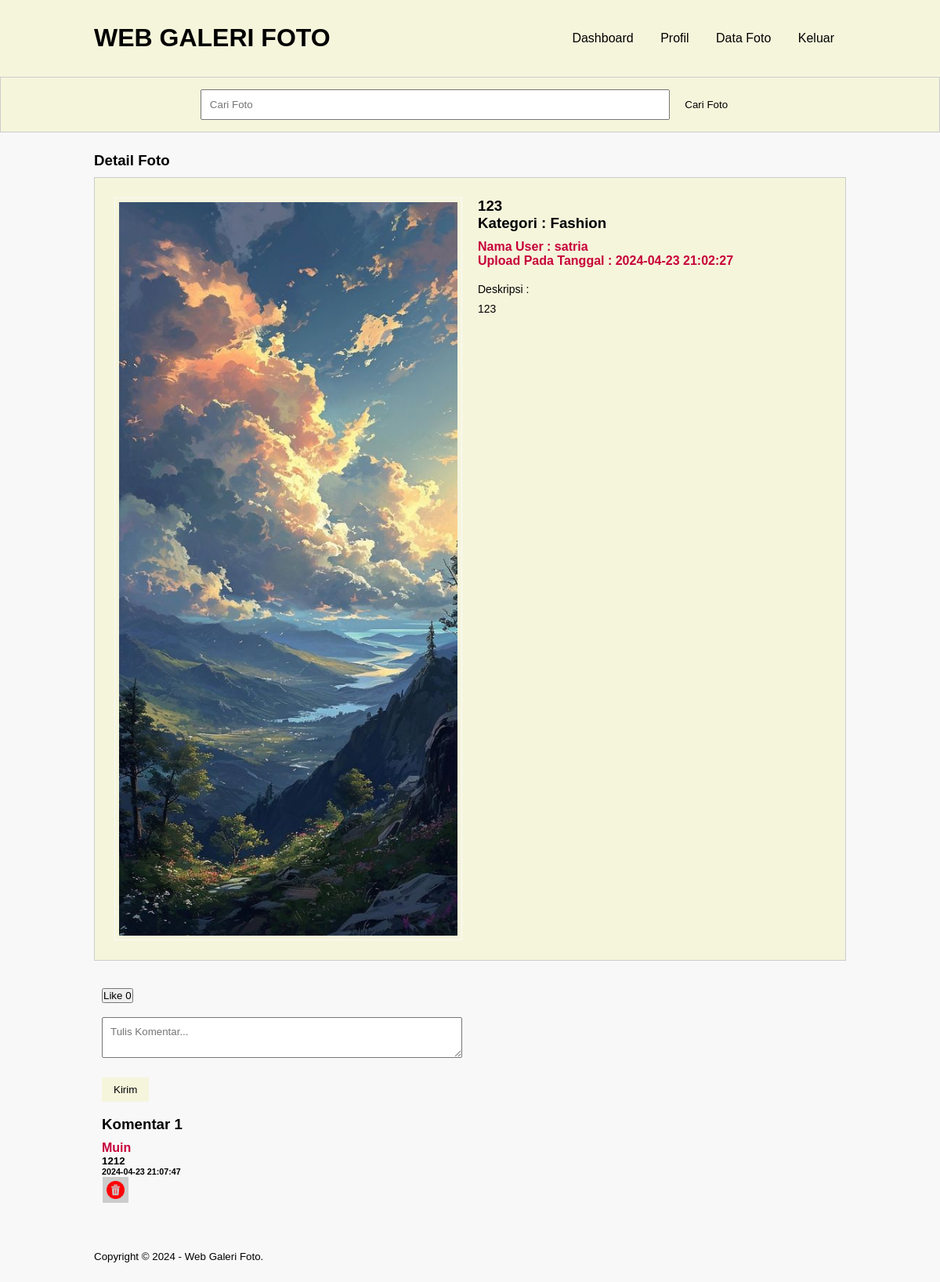
The page /detail-image-dashboard.php?id=63 (signed in) on the database its author committed.
### tables this page shows
CREATE TABLE `tb_image` (
  `image_id` int(11) NOT NULL,
  `category_id` int(11) NOT NULL,
  `category_name` varchar(100) NOT NULL,
  `admin_id` int(11) NOT NULL,
  `admin_name` varchar(100) NOT NULL,
  `image_name` varchar(100) NOT NULL,
  `image_description` text NOT NULL,
  `image` varchar(100) NOT NULL,
  `image_status` tinyint(1) NOT NULL,
  `date_created` timestamp NOT NULL DEFAULT CURRENT_TIMESTAMP ON UPDATE CURRENT_TIMESTAMP
);

CREATE TABLE `komentar_foto` (
  `komentarID` int(11) NOT NULL,
  `image_id` int(11) NOT NULL,
  `admin_id` int(11) NOT NULL,
  `admin_name` varchar(50) NOT NULL,
  `isi_komentar` text NOT NULL,
  `tanggal_komentar` timestamp NOT NULL DEFAULT CURRENT_TIMESTAMP ON UPDATE CURRENT_TIMESTAMP
);

### detail-image-dashboard.php (the view, shortened to what this page needs)
<?php
    include 'db.php';
	$produk = mysqli_query($conn, "SELECT * FROM tb_image WHERE image_id = '".$_GET['id']."' ");
	$p = mysqli_fetch_object($produk);
	include 'db.php';
?>
<!DOCTYPE html PUBLIC "-//W3C//DTD XHTML 1.0 Transitional//EN" "http://www.w3.org/TR/xhtml1/DTD/xhtml1-transitional.dtd">
<html xmlns="http://www.w3.org/1999/xhtml">
<head>
<link rel="stylesheet" type="text/css" href="css/style.css">
<link rel="stylesheet" type="text/css" href="css/glyphicons.css" />
</head>
<body>
    <header>
        <div class="container">
        <h1><a href="dashboard.php">WEB GALERI FOTO</a></h1>
        <ul>
             <li><a href="dashboard.php">Dashboard</a></li>
           <li><a href="profil.php">Profil</a></li>
           <li><a href="data-image.php">Data Foto</a></li>
           <li><a href="Keluar.php">Keluar</a></li>
        </ul>
        </div>
    </header>
    <div class="search">
        <div class="container">
            <form action="galeri-dash.php">
                <input type="text" name="search" placeholder="Cari Foto" value="<?php echo $_GET['search'] ?>" />
                <input type="submit" name="cari" value="Cari Foto" />
            </form>
        </div>
    </div>
    <div class="section">
        <div class="container">
             <h3>Detail Foto</h3>
            <div class="box">
                <div class="col-2">
                   <img src="foto/<?php echo $p->image ?>" width="100%" />
                </div>
                <div class="col-2">
                   <h3><?php echo $p->image_name ?><br />Kategori : <?php echo $p->category_name  ?></h3>
                   <h4>Nama User : <?php echo $p->admin_name ?><br />
                   Upload Pada Tanggal : <?php echo $p->date_created  ?></h4>
                   <p>Deskripsi :<br />
                        <?php echo $p->image_description ?>
                   </p>
                   </div>
            </div>
                               <div class="col-2">
              <?php
			  $like = mysqli_query($conn, "SELECT * FROM tb_like WHERE image_id = '".$_GET['id']."' ");
     		  $L = mysqli_num_rows($like);
		  		?>
                 <form method="POST" action="">
                 <button name="suka" class="like2"> Like <?php echo $L ?> </button>
                 </form>
                   <br />
                    <form action="" method="POST">
                       <textarea name="komentar" class="input-control"  maxlength="80" placeholder="Tulis Komentar..." required ></textarea>
                       <input type="submit" name="submit" value="Kirim" class="btn">
                       </form>
                    <?php
					$komentar = mysqli_query($conn, "SELECT * FROM komentar_foto WHERE image_id = '".$_GET['id']."' ");
     				$kom = mysqli_num_rows($komentar);
				   ?>
        <br />
       <div class="">
       <h3>Komentar <?php echo $kom ?></h3>
       <div class="">
          <?php
              $up = mysqli_query($conn, "SELECT * FROM komentar_foto WHERE image_id = '".$_GET['id']."' ORDER BY tanggal_komentar DESC ");
			  if(mysqli_num_rows($up) > 0){
				  while($u = mysqli_fetch_array($up)){
		  ?>
          <div class="inpu">
            <h4><?php echo $u['admin_name'] ?><br /></h4>
            <h5> <?php echo $u['isi_komentar'] ?><br /></h5>
            <h6> <?php echo $u['tanggal_komentar']  ?></h6>
          </div>
           <?php
            if ($_SESSION['id'] == $u['admin_id']) {
            ?>
            <div class="inpu2">
              <form action="" method="POST">
              <button style="background-color:#CCC; border:none; cursor:pointer;" name="hapuskomen" onclick="return confirm('Yakin Ingin Hapus ?')">
              <img src="img/hapus.png" width="35px" title="Hapus"/></button>
              </form>
            </div>
                        <?php
                }
			   ?>
          <?php }}else{ ?>
              <p>komentar tidak ada</p>
          <?php } ?>
       </div>
    </div>
                </div>
        </div>
    </div>
    <footer>
        <div class="container">
            <small>Copyright &copy; 2024 - Web Galeri Foto.</small>
        </div>
    </footer>
</body>
</html>

### css/style.css (style rules this page uses)
* { padding: 0; margin: 0; font-family: 'Quicksand', sans-serif; color: #000000; }
body { background-color: #f8f8f8; }
a { color: inherit; text-decoration: none; }
.input-control { width: 100%; padding: 10px; margin-bottom: 25px; box-sizing: border-box; }
.btn { padding: 8px 15px; background-color: #f5f5dc; color: #000; border: none; cursor: pointer; }
header { background: linear-gradient(to right, #f5f5dc, #f5f5dc); color: #fff; padding: 20px 0; text-align: center; }
header h1 { float: left; padding: 10px 0; }
header ul { float: right; }
header ul li { display: inline-block; }
header ul li a { padding: 20px 15px 20px 15px; display: inline-block; }
footer { padding: 25px 0; }
.container { width: 80%; margin: 0 auto; }
.container:after { content: ''; display: block; clear: both; }
.section { padding: 25px 0; }
.box { background: linear-gradient(to right, #f5f5dc, #f5f5dc); border: 1px solid #ccc; padding: 15px; box-sizing: border-box; margin: 10px 0 25px 0; }
.box:after { content: ''; display: block; clear: both; }
.col-2 { width: 50%; min-height: 200px; padding: 10px; box-sizing: border-box; float: left; }
.col-2 img { border: 1px solid #f9f9f9; padding: 5px; box-sizing: border-box; }
.col-2 h3 { margin-bottom: 10px; }
.col-2 h4 { color: #C70039; }
.col-2 p { margin: 15px 0; text-align: justify; line-height: 25px; font-size: 14px; }
.search { padding: 15px 0; background-color: #f5f5dc; border: 1px solid #ccc; text-align: center; }
.search input[type=text] { width: 60%; padding: 10px; }
.search input[type=submit] { padding: 12px 15px; background: linear-gradient(to right, #f5f5dc, #f5f5dc); color: #000; border: none; cursor: pointer; }

### rows shown on the page
tb_image: image (picture), image_name "123", category_name "Fashion", admin_name "satria", date_created "2024-04-23 21:02:27", image_description "123"
komentar_foto: admin_name "Muin", isi_komentar "1212", tanggal_komentar "2024-04-23 21:07:47"

### other values the page prints
$L "0"
$kom "1"
